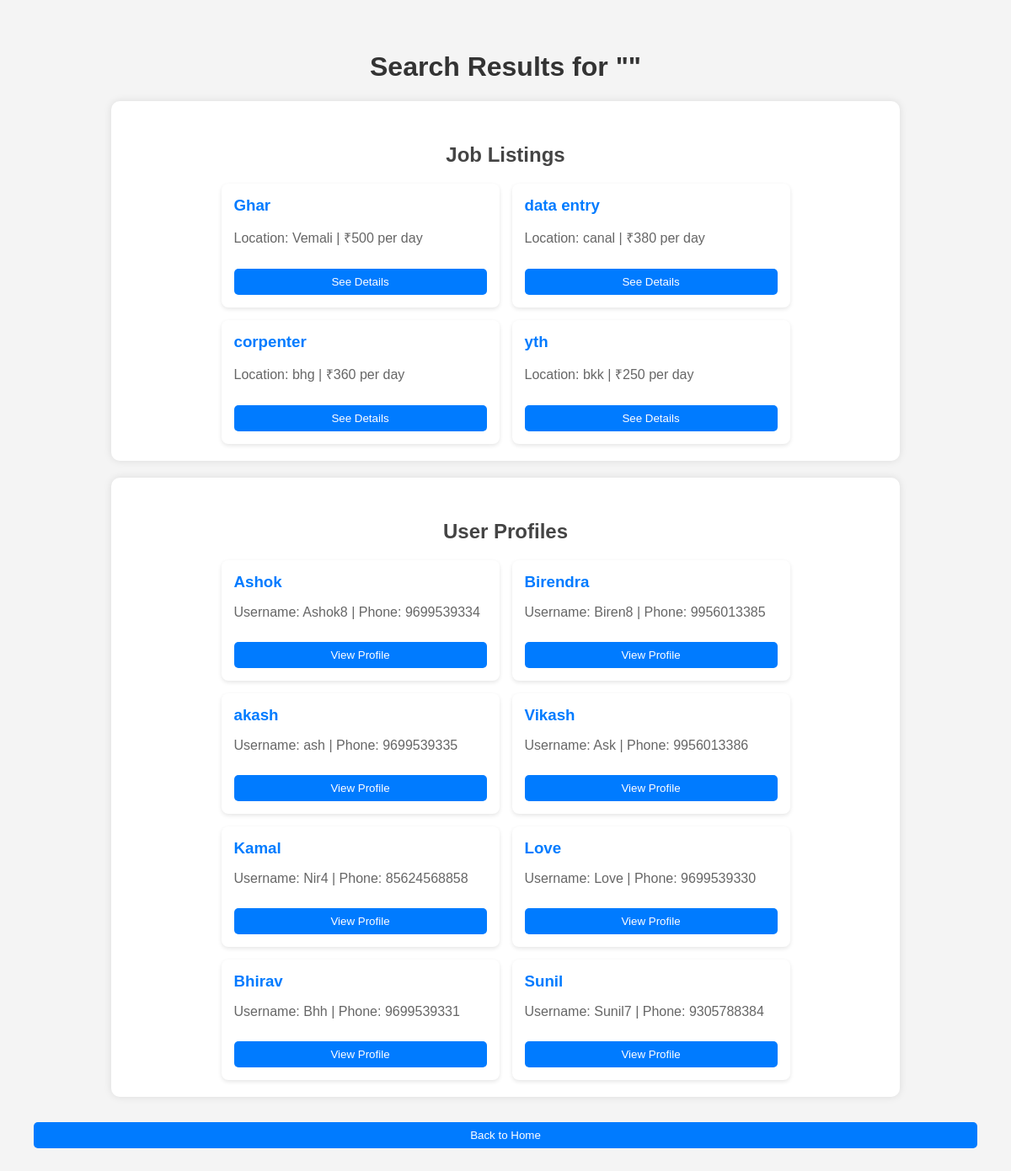
Screenshot of /search with the database file from the repository.
### tables this page shows
CREATE TABLE jobs (
                        id INTEGER PRIMARY KEY AUTOINCREMENT,
                        title TEXT NOT NULL,
                        description TEXT NOT NULL,
                        location TEXT NOT NULL,
                        salary INTEGER NOT NULL,
                        category TEXT NOT NULL,
                        employer TEXT NOT NULL);

CREATE TABLE users (
                        id INTEGER PRIMARY KEY AUTOINCREMENT,
                        name TEXT NOT NULL,
                        phone TEXT UNIQUE NOT NULL,
                        email TEXT UNIQUE NOT NULL,
                        username TEXT UNIQUE NOT NULL,
                        password TEXT NOT NULL,
                        role TEXT CHECK(role IN ('worker', 'employer')) NOT NULL,
                        location TEXT,
                        skills TEXT,
                        experience INTEGER,
                        company_name TEXT,
                        profile_picture TEXT
                    );

### app.py (the view)
@app.route('/search', methods=['GET'])
def search():
    query = request.args.get('q', '').strip()  # User ka search query
    conn = get_db_connection()
    jobs = conn.execute(
        "SELECT * FROM jobs WHERE title LIKE ? OR location LIKE ? OR category LIKE ?",
        (f"%{query}%", f"%{query}%", f"%{query}%")
    ).fetchall()
    users = conn.execute(
        "SELECT * FROM users WHERE name LIKE ? OR username LIKE ? OR phone LIKE ?",
        (f"%{query}%", f"%{query}%", f"%{query}%")
    ).fetchall()
    conn.close()
    return render_template('search_results.html', query=query, jobs=jobs, users=users)

### app.py (called while the page is built)
def get_db_connection():
    conn = sqlite3.connect('majdur.db')
    conn.row_factory = sqlite3.Row
    return conn

### templates/search_results.html (shortened to what this page needs)
<!DOCTYPE html>
<html>
<head>
    <link rel="stylesheet" href="{{ url_for('static', filename='search.css') }}">
</head>
<body>
    <h1>Search Results for "{{ query }}"</h1>
    <section class="featured-jobs">
        <h2>Job Listings</h2>
        <div class="job-list">
            {% if jobs %}
                {% for job in jobs %}
                <div class="job">
                    <h3>{{ job['title'] }}</h3>
                    <p>Location: {{ job['location'] }} | ₹{{ job['salary'] }} per day</p>
                    <a href="{{ url_for('job_details', job_id=job['id']) }}">
                        <button>See Details</button>
                    </a>
                </div>
                {% endfor %}
            {% else %}
                <p>No jobs found!</p>
            {% endif %}
        </div>
    </section>
    <section class="featured-users">
        <h2>User Profiles</h2>
        <div class="user-list">
            {% if users %}
                {% for user in users %}
                <div class="user">
                    <h3>{{ user['name'] }}</h3>
                    <p>Username: {{ user['username'] }} | Phone: {{ user['phone'] }}</p>
                    <a href="{{ url_for('user_profile', username=user['username']) }}">
                        <button>View Profile</button>
                    </a>
                </div>
                {% endfor %}
            {% else %}
                <p>No users found!</p>
            {% endif %}
        </div>
    </section>
    <a href="/"><button>Back to Home</button></a>
</body>
</html>

### static/search.css (style rules this page uses)
body { font-family: Arial, sans-serif; margin: 20px; padding: 20px; background-color: #f4f4f4; text-align: center; }
h1 { color: #333; }
h2 { color: #444; margin-top: 30px; }
.featured-jobs, .featured-users { background: white; padding: 20px; border-radius: 10px; box-shadow: 0 0 10px rgba(0, 0, 0, 0.1); margin: 20px auto; width: 80%; }
.job-list, .user-list { display: flex; flex-wrap: wrap; justify-content: center; gap: 15px; }
.job, .user { background: #fff; padding: 15px; border-radius: 8px; box-shadow: 0 2px 5px rgba(0, 0, 0, 0.1); width: 300px; text-align: left; }
.job h3, .user h3 { margin: 0 0 10px; color: #007BFF; }
p { color: #666; }
button { background: #007BFF; color: white; padding: 8px 15px; border: none; border-radius: 5px; cursor: pointer; margin-top: 10px; }
a { text-decoration: none; }
a button { width: 100%; }

### rows the page displays
jobs: title "Ghar", location "Vemali", salary "500"
jobs: title "data entry", location "canal", salary "380"
jobs: title "corpenter", location "bhg", salary "360"
jobs: title "yth", location "bkk", salary "250"
users: name "Ashok", username "Ashok8", phone "9699539334"
users: name "Birendra", username "Biren8", phone "9956013385"
users: name "akash", username "ash", phone "9699539335"
users: name "Vikash", username "Ask", phone "9956013386"
users: name "Kamal", username "Nir4", phone "85624568858"
users: name "Love", username "Love", phone "9699539330"
users: name "Bhirav", username "Bhh", phone "9699539331"
users: name "Sunil", username "Sunil7", phone "9305788384"
